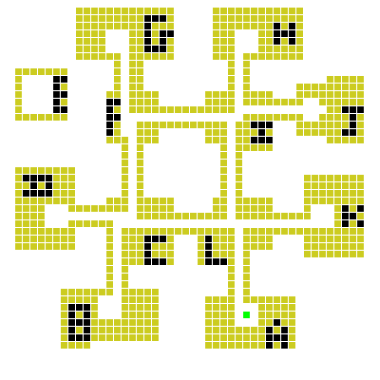
Frame 1 (no input)
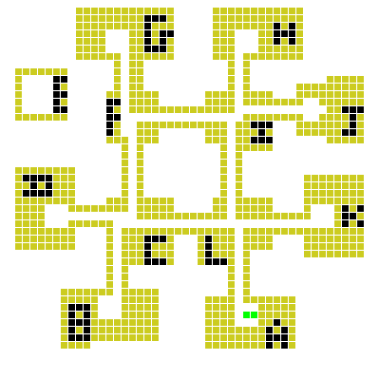
Frame 2 (the mouse pressed at the canvas centre, redrawn once)

The p5.js sketch that drew these frames (run headless with seeded random() and noise() and a simulated clock; the mouse was pressed at the canvas centre and the sketch redrawn once):

// p5.js sketch
// ── sketch.js
function removeFromArray(arr, elt) {
  for (var i = arr.length - 1; i >= 0; i--) {
    if (arr[i] == elt) {
      arr.splice(i, 1)
    }
  }
}

function heuristic(a, b) {
  var d = dist(a.i, a.j, b.i, b.j);
  // var d = abs(a.i - b.i) + abs(a.j - b.j)
  return d;
}


function getStartBlockCordinate(selectedObject) {
  start = getBlockCordinate(selectedObject.value)
  // alert(start.i) 
}

function getEndBlockCordinate(selectedObject) {
  end = getBlockCordinate(selectedObject.value)
  // alert(end.i)

}

function showDirectionClick() {
  // alert("inside")
  openSet = []
  closedSet = []
  exitDraw = false
  openSet.push(start)

  while (!exitDraw) {
    draw()
  }

  



}





function getBlockCordinate(selectedBlock) {
  switch (selectedBlock) {
    case '1':
      return grid[32][41]; // block A
      break;
    case '2':
      return grid[15][40]; // block B
      break;
    case '3':
      return grid[17][28]; // Block C
      break;
    case '4':
      return grid[7][28] // Block D
      break;
    case '5':
      alert("You can go to E block via F block or D block");
      return;                       // Block E
      break;
    case '6':
      return grid[17][17]  // Block F
      break;
    case '7':
      return grid[15][5]   // Block G
      break;
    case '8':
      return grid[32][5]   // Block H
      break;
    case '9':
      return grid[30][15]  // Block I
      break;
    case '10':
      return grid[40][14] // Block J
      break;
    case '11':
      return grid[42][28] // Block K
      break;
    case '12':
      return grid[31][30] // Block L
      break;

    default:
      break;
  }
}


var cols = 50;
var rows = 50;
var grid = new Array(cols);

var openSet = []
var closedSet = []
var start;
var end;
var w, h
var path = [];
var exitDraw = false;
// var canvas = document.getElementById('responsiveCanvas');
// var heightRatio = 1.5;
// canvas.height = canvas.width * heightRatio;


function Spot(i, j) {
  this.i = i
  this.j = j
  this.f = 0
  this.g = 0
  this.h = 0
  this.neighbors = []
  this.previous = undefined;
  this.wall = false;
  this.block = false

  // if (random(1) < 0.2) {
  //   this.wall = true
  // }

  this.show = function (col) {
    fill(col);
    if (this.wall) {
      fill(204, 204, 32)
      // fill(0)
    }
    if (this.block) {
      // fill(0, 0, 0)
      fill(0)
    }
    noStroke();
    rect(this.i * w, this.j * h, w - 1, h - 1)

  }

  this.addNeighbors = function (grid) {
    var i = this.i
    var j = this.j
    if (i < cols - 1) {
      this.neighbors.push(grid[i + 1][j])
    }
    if (i > 0) {
      this.neighbors.push(grid[i - 1][j])
    }
    if (j < rows - 1) {
      this.neighbors.push(grid[i][j + 1])
    }
    if (j > 0) {
      this.neighbors.push(grid[i][j - 1])
    }
    if (i > 0 && j > 0) {
      this.neighbors.push(grid[i - 1][j - 1])
    }
    if (i < cols - 1 && j > 0) {
      this.neighbors.push(grid[i + 1][j - 1])
    }
    if (i > 0 && j > rows - 1) {
      this.neighbors.push(grid[i - 1][j + 1])
    }
    if (i < cols - 1 && j < rows - 1) {
      this.neighbors.push(grid[i + 1][j + 1])
    }
  }
}


function setup() {

  function windowResized() {
    resizeCanvas(windowWidth, windowHeight);
  }
  windowResized()
  // alert("setup")
  createCanvas(380, 380);
  pixelDensity(1)
  console.log("A*");


  w = width / cols
  h = height / rows


  //Making a 2D array
  for (var i = 0; i < cols; i++) {
    grid[i] = new Array(rows)
  }


  for (var i = 0; i < cols; i++) {
    for (var j = 0; j < rows; j++) {
      grid[i][j] = new Spot(i, j)
    }
  }

  for (var i = 0; i < cols; i++) {
    for (var j = 0; j < rows; j++) {
      grid[i][j].addNeighbors(grid);
    }
  }



  // start = grid[0][0]
  // end = grid[cols - 1][rows - 1]
  start = grid[32][41]
  end = grid[32][41]
  start.wall = false
  end.wall = false



  // //My added work




  //Routes 
  routes = [grid[30][31],
  grid[30][32],
  grid[30][33],
  grid[30][34],
  grid[30][35],
  grid[30][36],
  grid[30][37],
  grid[30][38],
  grid[32][31],
  grid[32][32],
  grid[32][33],
  grid[32][34],
  grid[32][35],
  grid[32][36],
  grid[32][37],
  grid[32][38],
  grid[14][35],
  grid[14][36],
  grid[14][37],
  grid[15][3],

  grid[16][35],
  grid[16][36],
  grid[16][37],

  grid[13][29],
  grid[13][27],
  grid[12][29],
  grid[12][27],
  grid[11][29],
  grid[11][27],
  grid[10][29],
  grid[10][27],


  grid[18][19],
  grid[18][20],
  grid[18][21],
  grid[18][22],
  grid[18][23],
  grid[18][24],
  grid[18][25],
  grid[16][20],
  grid[16][21],
  grid[16][22],
  grid[16][23],
  grid[16][24],
  grid[16][25],

  grid[23][28],
  grid[24][28],
  grid[25][28],
  grid[26][28],
  grid[27][28],
  grid[23][30],
  grid[24][30],
  grid[25][30],
  grid[26][30],
  grid[27][30],


  grid[34][28],
  grid[35][28],
  grid[36][28],
  grid[37][28],
  grid[38][28],
  grid[39][28],
  grid[34][30],
  grid[35][30],
  grid[36][30],
  grid[37][30],
  grid[38][30],
  grid[39][30],

  grid[29][19],
  grid[29][20],
  grid[29][21],
  grid[29][22],
  grid[29][23],
  grid[29][24],
  grid[29][25],
  grid[31][19],
  grid[31][20],
  grid[31][21],
  grid[31][22],
  grid[31][23],
  grid[31][24],
  grid[31][25],



  grid[21][16],
  grid[22][16],
  grid[23][16],
  grid[24][16],
  grid[25][16],
  grid[26][16],
  grid[21][14],
  grid[22][14],
  grid[23][14],
  grid[24][14],
  grid[25][14],
  grid[26][14],
  grid[32][8],
  grid[32][9],
  grid[32][10],
  grid[32][11],
  grid[30][8],
  grid[30][9],
  grid[30][10],
  grid[30][11],



  grid[15][11],
  grid[15][10],
  grid[15][9],
  grid[15][8],
  grid[15][7],
    // grid[15][6],
    // grid[15][5],


    grid[36][13],
    grid[36][15],
    grid[37][13],
    grid[37][15],
    grid[38][13],
    grid[38][15],
    grid[39][15],

  ]

  for (let index = 0; index < routes.length; index++) {
    const element = routes[index]
    element.wall = true

  }

  // Blocks
  blocks = [grid[35][43],
  grid[35][44],
  grid[35][45],
  grid[36][42],
  grid[36][44],
  grid[37][43],
  grid[37][44],
  grid[37][45],

  grid[9][40], //
  grid[9][41], //
  grid[9][42], //
  grid[9][43], //
  grid[9][44], //
  grid[10][40], //
  grid[10][42], //
  grid[10][44], //
  grid[11][40], //
  grid[11][41], //
  grid[11][42], //
  grid[11][43], //
  grid[11][44], //

    grid[19][31], //
    grid[19][32], //
    grid[19][33], //
    grid[20][31], //
    // grid[20][33],//
    grid[19][34],//
    grid[20][34],//
    grid[21][31],//
    grid[21][34],//

    grid[3][23],
    grid[3][25],
        grid[4][23],//
    grid[4][24],//
    grid[4][25], //
    grid[5][23],//
    grid[5][25], //
        grid[6][23],//
    grid[6][24],//
    grid[6][25],//


    grid[7][10],
    grid[7][11],
    grid[7][12],
    grid[7][13],
    grid[7][14],
    grid[8][10],
    grid[8][12],
    grid[8][14],


        grid[14][13],
    grid[14][14],
    grid[14][15],
    grid[14][16],
    grid[14][17],
    grid[15][13],
    grid[15][15],


        grid[19][2],//
    grid[19][3],//
    grid[19][4],//
    grid[19][5],//
    grid[19][6], //
        grid[21][4],//
    grid[21][5],//
    grid[21][6],//
    grid[20][6],//
    grid[20][2],//
    grid[21][2],//
    grid[22][4],//


      grid[36][3],
  grid[36][4],
  grid[36][5],
  grid[37][4],
   grid[38][3],
  grid[38][4],
  grid[38][5],

    grid[33][16],//
    grid[33][18],//
        grid[34][16],//
    grid[34][17],//
    grid[34][18],//
    grid[35][16],//
    grid[35][18],//

    grid[45][14],//

    grid[45][17],//
        grid[46][14],//
    grid[46][15],//
    grid[46][16],//
    grid[46][17],//
    grid[47][14],//

        grid[45][27],//
    grid[45][28],//
    grid[45][29],//
        grid[46][28],//
    grid[47][27],//
    grid[47][29],//


        grid[27][31],//
    grid[27][32],//
    grid[27][33],//
    grid[27][34],//
    grid[28][34],//
    grid[29][34],//


  ]

  for (let index = 0; index < blocks.length; index++) {
    const element = blocks[index]
    element.block = true

  }

  //Block A
  blocka = [ //grid[31][39],
    // grid[31][40],
    // grid[31][41],
    // grid[31][42],
    grid[31][43],
    grid[31][44],
    grid[31][45],

    grid[30][39],
    grid[30][40],
    grid[30][41],
    grid[30][42],
    grid[30][43],
    grid[30][44],
    grid[30][45],
    grid[29][39],
    grid[29][40],
    grid[29][41],
    grid[29][42],
    grid[29][43],
    grid[29][44],
    grid[29][45],
    grid[28][39],
    grid[28][40],
    grid[28][41],
    grid[28][42],
    grid[28][43],
    grid[28][44],
    grid[28][45],
    grid[27][39],
    grid[27][40],
    grid[27][41],
    grid[27][42],
    grid[27][43],
    grid[27][44],
    grid[27][45],
    grid[32][39],
    // grid[32][40],
    // grid[32][41],
    // grid[32][42],
    grid[32][43],
    grid[32][44],
    grid[32][45],


    grid[33][39],
    // grid[33][41],
    grid[33][43],
    grid[33][44],
    grid[33][45],
    grid[33][44],
    grid[33][45],

    grid[34][39],
    grid[34][40],
    grid[34][41],
    grid[34][42],
    grid[34][43],
    grid[34][44],
    grid[34][45],

    grid[35][39],
    grid[35][40],
    grid[35][41],
    grid[35][42],
    // grid[35][43],
    // grid[35][44],
    // grid[35][45],

    grid[36][39],
    grid[36][40],
    grid[36][41],
    // grid[36][42],
    grid[36][43],
    // grid[36][44],
    grid[36][45],

    grid[37][39],
    grid[37][40],
    grid[37][41],
    grid[37][42],
    // grid[37][43],
    // grid[37][44],
    // grid[37][45],

    grid[38][39],
    grid[38][40],
    grid[38][41],
    grid[38][42],
    grid[38][43],
    grid[38][44],
    grid[38][45],

  ]
  for (let index = 0; index < blocka.length; index++) {
    const element = blocka[index]
    element.wall = true

  }

  // Block B
  blockb = [
    grid[8][38],
    grid[8][39],
    grid[8][40],
    grid[8][41],
    grid[8][42],
    grid[8][43],
    grid[8][44],
    grid[8][45],

    grid[9][38],
    grid[9][39],
    // grid[9][40], //
    // grid[9][41], //
    // grid[9][42], //
    // grid[9][43], //
    // grid[9][44], //
    grid[9][45],

    grid[10][38],
    grid[10][39],
    // grid[10][40], //
    grid[10][41],
    // grid[10][42], //
    grid[10][43],
    // grid[10][44], //
    grid[10][45],

    grid[11][38],
    grid[11][39],
    // grid[11][40], //
    // grid[11][41], //
    // grid[11][42], //
    // grid[11][43], //
    // grid[11][44], //
    grid[11][45],

    grid[12][38],
    grid[12][39],
    grid[12][40],
    grid[12][41],
    grid[12][42],
    grid[12][43],
    grid[12][44],

    grid[13][38],
    // grid[13][39],
    // grid[13][40],
    // grid[13][41],
    grid[13][42],
    grid[13][43],
    grid[13][44],

    grid[14][38],
    // grid[14][39],
    // grid[14][40],
    // grid[14][41],
    grid[14][42],
    grid[14][43],
    grid[14][44],

    // grid[15][38],
    // grid[15][39],
    // grid[15][40],
    // grid[15][41],
    grid[15][42],
    grid[15][43],
    grid[15][44],

    grid[16][38],
    grid[16][39],
    grid[16][40],
    grid[16][41],
    grid[16][42],
    grid[16][43],
    grid[16][44],

    grid[17][38],
    grid[17][39],
    grid[17][40],
    grid[17][41],
    grid[17][42],
    grid[17][43],
    grid[17][44],

    grid[18][38],
    grid[18][39],
    grid[18][40],
    grid[18][41],
    grid[18][42],
    grid[18][43],
    grid[18][44],

    grid[19][38],
    grid[19][39],
    grid[19][40],
    grid[19][41],
    grid[19][42],
    grid[19][43],
    grid[19][44],

    grid[20][38],
    grid[20][39],
    grid[20][40],
    grid[20][41],
    grid[20][42],
    grid[20][43],
    grid[20][44],
  ]
  for (let index = 0; index < blockb.length; index++) {
    const element = blockb[index]
    element.wall = true

  }

  // Block C 
  blockc = [

    grid[14][26],
    grid[14][27],
    // grid[14][28],
    grid[14][29],
    grid[14][30],
    grid[14][31],
    grid[14][32],
    grid[14][33],
    grid[14][34],


    grid[15][26],
    grid[15][27],
    // grid[15][28],
    // grid[15][29],
    // grid[15][30],
    // grid[15][31],
    // grid[15][32],
    // grid[15][33],
    // grid[15][34],

    grid[16][26],
    grid[16][27],
    // grid[16][28],
    // grid[16][29],
    grid[16][30],
    grid[16][31],
    grid[16][32],
    grid[16][33],
    grid[16][34],


    // grid[17][26],
    // grid[17][27],
    // grid[17][28],
    // grid[17][29],
    grid[17][30],
    grid[17][31],
    grid[17][32],
    grid[17][33],
    grid[17][34],

    grid[18][26],
    grid[18][27],
    grid[18][28],
    // grid[18][29],
    grid[18][30],
    grid[18][31],
    grid[18][32],
    grid[18][33],
    grid[18][34],

    grid[19][26],
    grid[19][27],
    grid[19][28],
    // grid[19][29],
    grid[19][30],
    // grid[19][31], //
    // grid[19][32], //
    // grid[19][33], //
    grid[19][34],

    grid[20][26],
    grid[20][27],
    grid[20][28],
    // grid[20][29],
    grid[20][30],
    // grid[20][31], 
    grid[20][32],
    grid[20][33], //
    grid[20][34],

    grid[21][26],
    grid[21][27],
    grid[21][28],
    // grid[21][29], //
    grid[21][30],
    grid[21][31], //
    grid[21][32],
    grid[21][33],
    grid[21][34],

    grid[22][26],
    grid[22][27],
    grid[22][28],
    // grid[22][29],
    grid[22][30],
    grid[22][31],
    grid[22][32],
    grid[22][33],
    grid[22][34],


  ]

  for (let index = 0; index < blockc.length; index++) {
    const element = blockc[index]
    element.wall = true

  }

  // Block D
  blockd = [
    // grid[2][21],
    grid[2][22],
    grid[2][23],
    grid[2][24],
    grid[2][25],
    grid[2][26],
    grid[2][27],
    grid[2][28],
    grid[2][29],
    grid[2][30],
    grid[2][31],
    grid[2][32],
    // grid[5][21],
    grid[5][22],
    // grid[5][23],//
    grid[5][24],
    // grid[5][25], //
    grid[5][26],
    grid[5][27],
    grid[5][28],
    grid[5][29],
    grid[5][30],
    grid[5][31],
    grid[5][32],

    // grid[4][21],
    grid[4][22],
    // grid[4][23],//
    // grid[4][24],//
    // grid[4][25], //
    grid[4][26],
    grid[4][27],
    grid[4][28],
    grid[4][29],
    grid[4][30],
    grid[4][31],
    grid[4][32],

    // grid[3][21],
    grid[3][22],
    grid[3][23],
    grid[3][24],
    grid[3][25],
    grid[3][26],
    grid[3][27],
    grid[3][28],
    grid[3][29],
    grid[3][30],
    grid[3][31],
    grid[3][32],

    // grid[6][21],
    grid[6][22],
    // grid[6][23],//
    // grid[6][24],//
    // grid[6][25],//
    grid[6][26],
    // grid[6][27],
    // grid[6][28],
    // grid[6][29],
    grid[6][30],
    grid[6][31],
    grid[6][32],

    // grid[7][21],
    grid[7][22],
    grid[7][23],
    grid[7][24],
    grid[7][25],
    grid[7][26],
    // grid[7][27],
    // grid[7][28],
    // grid[7][29],
    grid[7][30],
    grid[7][31],
    grid[7][32],

    // grid[8][21],
    grid[8][22],
    grid[8][23],
    grid[8][24],
    grid[8][25],
    grid[8][26],
    // grid[8][27],
    // grid[8][28],
    // grid[8][29],
    grid[8][30],
    grid[8][31],
    grid[8][32],

    // grid[9][21],
    grid[9][22],
    grid[9][23],
    grid[9][24],
    grid[9][25],
    grid[9][26],
    grid[9][27],
    // grid[9][28],
    grid[9][29],
    grid[9][30],
    grid[9][31],
    grid[9][32],


  ]
  for (let index = 0; index < blockd.length; index++) {
    const element = blockd[index]
    element.wall = true

  }

  // Block E
  blocke = [
    grid[2][9],
    grid[2][10],
    grid[2][11],
    grid[2][12],
    grid[2][13],
    grid[2][14],
    grid[2][15],

    grid[3][9],
    // grid[3][10],
    // grid[3][11],
    // grid[3][12],
    // grid[3][13],
    // grid[3][14],
    grid[3][15],

    grid[4][9],
    // grid[4][10],
    // grid[4][11],
    // grid[4][12],
    // grid[4][13],
    // grid[4][14],
    grid[4][15],

    grid[5][9],
    // grid[5][10],
    // grid[5][11],
    // grid[5][12],
    // grid[5][13],
    // grid[5][14],
    grid[5][15],

    grid[6][9],
    // grid[6][10],
    // grid[6][11],
    // grid[6][12],
    // grid[6][13],
    // grid[6][14],
    grid[6][15],

    grid[7][9],
    // grid[7][10],
    // grid[7][11],
    // grid[7][12],
    // grid[7][13],
    // grid[7][14],
    grid[7][15],

    grid[8][9],
    grid[8][10],
    grid[8][11],
    grid[8][12],
    grid[8][13],
    grid[8][14],
    grid[8][15],

  ]
  for (let index = 0; index < blocke.length; index++) {
    const element = blocke[index]
    element.wall = true

  }

  // Block F
  blockf = [
    grid[20][12],
    grid[20][13],
    grid[20][14],
    // grid[20][15],
    grid[20][16],
    grid[20][17],
    grid[20][18],


    grid[19][12],
    grid[19][13],
    grid[19][14],
    // grid[19][15],
    grid[19][16],
    grid[19][17],
    grid[19][18],

    grid[18][12],
    grid[18][13],
    grid[18][14],
    // grid[18][15],
    grid[18][16],
    grid[18][17],
    grid[18][18],

    grid[17][12],
    grid[17][13],
    grid[17][14],
    // grid[17][15],
    // grid[17][16],
    // grid[17][17],
    // grid[17][18],


    grid[16][18],
    grid[16][19],


    grid[15][12],
    grid[15][13],
    grid[15][14],
    grid[15][15],
    grid[15][16],
    grid[15][17],
    grid[15][18],

    grid[14][12],
    // grid[14][13],
    // grid[14][14],
    // grid[14][15],
    // grid[14][16],
    // grid[14][17],
    grid[14][18],

    grid[17][11],
    grid[17][10],
    grid[17][9],
    grid[17][8],
    grid[17][7],
    grid[17][6],
    grid[17][5],

    grid[18][11],
    grid[18][10],
    grid[18][9],
    grid[18][8],
    grid[18][7],
    grid[18][6],
    grid[18][5],

  ]


  for (let index = 0; index < blockf.length; index++) {
    const element = blockf[index]
    element.wall = true

  }

  // Block G
  blockg = [

    grid[10][1],
    grid[10][2],
    grid[10][3],
    grid[10][4],
    grid[10][5],
    grid[10][6],
    grid[10][7],

    grid[11][1],
    grid[11][2],
    grid[11][3],
    grid[11][4],
    grid[11][5],
    grid[11][6],
    grid[11][7],

    grid[12][1],
    grid[12][2],
    grid[12][3],
    grid[12][4],
    grid[12][5],
    grid[12][6],
    grid[12][7],

    grid[13][1],
    grid[13][2],
    grid[13][3],
    grid[13][4],
    grid[13][5],
    grid[13][6],
    grid[13][7],

    grid[14][1],
    grid[14][2],
    grid[14][3],
    // grid[14][4],
    // grid[14][5],
    // grid[14][6],
    grid[14][7],

    grid[15][1],
    grid[15][2],
    grid[15][3],
    // grid[15][4],
    // grid[15][5],
    // grid[15][6],
    grid[15][7],

    grid[16][1],
    grid[16][2],
    grid[16][3],
    // grid[16][4],
    // grid[16][5],
    // grid[16][6],
    // grid[16][7],

    grid[17][1],
    grid[17][2],
    grid[17][3],
    grid[17][4],
    grid[17][5],
    grid[17][6],
    grid[17][7],

    grid[18][1],
    grid[18][2],
    grid[18][3],
    grid[18][4],
    grid[18][5],
    grid[18][6],
    grid[18][7],

    grid[19][1],
    // grid[19][2],//
    // grid[19][3],//
    // grid[19][4],//
    // grid[19][5],//
    // grid[19][6], //
    grid[19][7],

    grid[20][1],
    // grid[20][2], //
    grid[20][3],
    grid[20][4],
    grid[20][5],
    // grid[20][6], //
    grid[20][7],

    grid[21][1],
    // grid[21][2],//
    grid[21][3],
    // grid[21][4],//
    // grid[21][5],//
    // grid[21][6],//
    grid[21][7],

    grid[22][1],
    grid[22][2],
    grid[22][3],
    // grid[22][4],//
    grid[22][5],
    grid[22][6],
    grid[22][7],
  ]
  for (let index = 0; index < blockg.length; index++) {
    const element = blockg[index]
    element.wall = true

  }

  // Block H
  blockh = [grid[30][1],
  grid[30][2],
  grid[30][3],
  grid[30][4],
  grid[30][5],
  grid[30][6],
  grid[30][7],

  grid[31][1],
  grid[31][2],
  grid[31][3],
  // grid[31][4],
  // grid[31][5],
  // grid[31][6],
  // grid[31][7],

  grid[32][1],
  grid[32][2],
  grid[32][3],
  // grid[32][4],
  // grid[32][5],
  // grid[32][6],
  grid[32][7],

  grid[33][1],
  grid[33][2],
  grid[33][3],
  // grid[33][4],
  // grid[33][5],
  // grid[33][6],
  grid[33][7],

  grid[34][1],
  grid[34][2],
  grid[34][3],
  grid[34][4],
  grid[34][5],
  grid[34][6],
  grid[34][7],

  grid[35][1],
  grid[35][2],
  grid[35][3],
  grid[35][4],
  grid[35][5],
  grid[35][6],
  grid[35][7],

  grid[36][1],
  grid[36][2],
  // grid[36][3],
  // grid[36][4],
  // grid[36][5],
  grid[36][6],
  grid[36][7],

  grid[37][1],
  grid[37][2],
  grid[37][3],
  // grid[37][4],
  grid[37][5],
  grid[37][6],
  grid[37][7],

  grid[38][1],
  grid[38][2],
  // grid[38][3],
  // grid[38][4],
  // grid[38][5],
  grid[38][6],
  grid[38][7],

  grid[39][1],
  grid[39][2],
  grid[39][3],
  grid[39][4],
  grid[39][5],
  grid[39][6],
  grid[39][7],

  grid[29][1],
  grid[29][2],
  grid[29][3],
  grid[29][4],
  grid[29][5],
  grid[29][6],
  grid[29][7],

  grid[28][1],
  grid[28][2],
  grid[28][3],
  grid[28][4],
  grid[28][5],
  grid[28][6],
  grid[28][7],
  ]

  for (let index = 0; index < blockh.length; index++) {
    const element = blockh[index]
    element.wall = true

  }


  // Block I
  blocki = [
    grid[30][12],
    grid[30][13],
    grid[30][14],
    // grid[30][15],
    // grid[30][16],
    // grid[30][17],
    // grid[30][18],


    grid[29][12],
    grid[29][13],
    grid[29][14],
    // grid[29][15],
    grid[29][17],
    grid[29][18],
    grid[29][16],

    grid[28][12],
    grid[28][13],
    grid[28][14],
    // grid[28][15],
    grid[28][16],
    grid[28][17],
    grid[28][18],

    grid[27][12],
    grid[27][13],
    grid[27][14],
    // grid[27][15],
    grid[27][16],
    grid[27][17],
    grid[27][18],



    // grid[31][12],
    // grid[31][13],
    // grid[31][14],
    // grid[31][15],
    grid[31][16],
    grid[31][17],
    grid[31][18],

    grid[32][12],
    grid[32][13],
    // grid[32][14],
    grid[32][15],
    grid[32][16],
    grid[32][17],
    grid[32][18],
    grid[32][19],

    grid[33][12],
    grid[33][13],
    // grid[33][14],
    grid[33][15],
    // grid[33][16],//
    grid[33][17],
    // grid[33][18],//
    grid[33][19],

    grid[34][12],
    grid[34][13],
    // grid[34][14],
    grid[34][15],
    // grid[34][16],//
    // grid[34][17],//
    // grid[34][18],//
    grid[34][19],

    grid[35][12],
    grid[35][13],
    // grid[35][14],
    grid[35][15],
    // grid[35][16],//
    grid[35][17],
    // grid[35][18],//
    grid[35][19],

  ]

  for (let index = 0; index < blocki.length; index++) {
    const element = blocki[index]
    element.wall = true

  }





  // Block J
  blockj = [
    grid[39][11],
    grid[39][12],
    grid[39][13],
    // grid[39][14],
    // grid[39][15],
    grid[39][16],
    grid[39][17],

    grid[40][11],
    grid[40][12],
    // grid[40][13],
    // grid[40][14],//
    // grid[40][15],//
    grid[40][16],
    grid[40][17],

    grid[41][11],
    grid[41][12],
    // grid[41][13],
    // grid[41][14],//
    // grid[41][15],//
    grid[41][16],
    grid[41][17],

    grid[42][11],
    grid[42][12],
    grid[42][13],
    // grid[42][14],
    grid[42][15],
    grid[42][16],
    grid[42][17],
    grid[42][17],

    grid[43][10],
    grid[43][11],
    grid[43][12],
    grid[43][13],
    grid[43][14],
    grid[43][15],
    grid[43][16],
    grid[43][17],
    grid[43][18],

    grid[44][10],
    grid[44][11],
    grid[44][12],
    grid[44][13],
    grid[44][14],
    grid[44][15],
    grid[44][16],
    grid[44][17],
    grid[44][18],

    grid[45][10],
    grid[45][11],
    grid[45][12],
    grid[45][13],
    // grid[45][14],//
    grid[45][15],
    grid[45][16],
    // grid[45][17],//
    grid[45][18],

    grid[46][10],
    grid[46][11],
    grid[46][12],
    grid[46][13],
    // grid[46][14],//
    // grid[46][15],//
    // grid[46][16],//
    // grid[46][17],//
    grid[46][18],

    grid[47][10],
    grid[47][11],
    grid[47][12],
    grid[47][13],
    // grid[47][14],//
    grid[47][15],
    grid[47][16],
    grid[47][17],
    grid[47][18],
  ]
  for (let index = 0; index < blockj.length; index++) {
    const element = blockj[index]
    element.wall = true

  }

  // Block K
  blockk = [
    // grid[40][22],
    grid[40][23],
    grid[40][24],
    grid[40][25],
    grid[40][26],
    grid[40][27],
    grid[40][28],
    // grid[40][29],
    grid[40][30],
    grid[40][31],
    grid[40][32],
    grid[40][33],

    // grid[41][22],
    grid[41][23],
    grid[41][24],
    grid[41][25],
    grid[41][26],
    // grid[41][27],
    // grid[41][28],
    // grid[41][29],
    grid[41][30],
    grid[41][31],
    grid[41][32],
    grid[41][33],

    // grid[42][22],
    grid[42][23],
    grid[42][24],
    grid[42][25],
    grid[42][26],
    // grid[42][27],
    // grid[42][28],
    // grid[42][29],
    grid[42][30],
    grid[42][31],
    grid[42][32],
    grid[42][33],

    // grid[43][22],
    grid[43][23],
    grid[43][24],
    grid[43][25],
    grid[43][26],
    // grid[43][27],
    // grid[43][28],
    // grid[43][29],
    grid[43][30],
    grid[43][31],
    grid[43][32],
    grid[43][33],

    // grid[44][22],
    grid[44][23],
    grid[44][24],
    grid[44][25],
    grid[44][26],
    grid[44][27],
    grid[44][28],
    grid[44][29],
    grid[44][30],
    grid[44][31],
    grid[44][32],
    grid[44][33],

    // grid[45][22],
    grid[45][23],
    grid[45][24],
    grid[45][25],
    grid[45][26],
    // grid[45][27],//
    // grid[45][28],//
    // grid[45][29],//
    grid[45][30],
    grid[45][31],
    grid[45][32],
    grid[45][33],

    // grid[46][22],
    grid[46][23],
    grid[46][24],
    grid[46][25],
    grid[46][26],
    grid[46][27],
    // grid[46][28],//
    grid[46][29],
    grid[46][30],
    grid[46][31],
    grid[46][32],
    grid[46][33],

    // grid[47][22],
    grid[47][23],
    grid[47][24],
    grid[47][25],
    grid[47][26],
    // grid[47][27],//
    grid[47][28],
    // grid[47][29],//
    grid[47][30],
    grid[47][31],
    grid[47][32],
    grid[47][33],
  ]

  for (let index = 0; index < blockk.length; index++) {
    const element = blockk[index]
    element.wall = true

  }


  // Block L
  blockl = [
    // grid[26][26],
    // grid[26][27],
    // grid[26][28],
    // grid[26][29],
    grid[26][30],
    grid[26][31],
    grid[26][32],
    grid[26][33],
    grid[26][34],

    // grid[27][26],
    // grid[27][27],
    // grid[27][28],
    // grid[27][29],
    grid[27][30],
    // grid[27][31],//
    // grid[27][32],//
    // grid[27][33],//
    // grid[27][34],//

    grid[28][26],
    grid[28][27],
    grid[28][28],
    // grid[28][29],
    grid[28][30],
    grid[28][31],
    grid[28][32],
    grid[28][33],
    // grid[28][34],//

    grid[29][26],
    grid[29][27],
    grid[29][28],
    // grid[29][29],
    grid[29][30],
    grid[29][31],
    grid[29][32],
    grid[29][33],
    // grid[29][34],//

    // grid[30][26],
    // grid[30][27],
    // grid[30][28],
    // grid[30][29],
    grid[30][30],
    grid[30][31],
    grid[30][32],

    grid[31][26],
    grid[31][27],
    grid[31][28],
    // grid[31][29],
    // grid[31][30],
    // grid[31][31],
    // grid[31][32],

    grid[32][26],
    grid[32][27],
    grid[32][28],
    // grid[32][29],
    grid[32][30],
    grid[32][31],
    grid[32][32],

    grid[33][26],
    grid[33][27],
    grid[33][28],
    // grid[33][29],
    grid[33][30],
    grid[33][31],
    grid[33][32],

    grid[34][26],
    grid[34][27],
    grid[34][28],
    // grid[34][29],
    grid[34][30],
    grid[34][31],
    grid[34][32],

    grid[35][26],
    grid[35][27],
    grid[35][28],
    // grid[35][29],
    grid[35][30],
    grid[35][31],
    grid[35][32],



  ]

  for (let index = 0; index < blockl.length; index++) {
    const element = blockl[index]
    element.wall = true

  }







  openSet.push(start);


  console.log(grid);


}

function draw() {
  // alert("draw")

  if (openSet.length > 0) {

    var winner = 0
    for (var i = 0; i < openSet.length; i++) {
      if (openSet[i].f < openSet[winner].f) {
        winner = i;
      }
    }

    var current = openSet[winner]

    if (current === end) {

      noLoop()
      exitDraw = true
      console.log("Done")
    }

    removeFromArray(openSet, current)

    closedSet.push(current)

    var neighbors = current.neighbors;
    for (var i = 0; i < neighbors.length; i++) {
      var neighbor = neighbors[i];

      if (!closedSet.includes(neighbor) && !neighbor.wall) {
        var tempG = current.g + 1;

        var newPath = false
        if (openSet.includes(neighbor)) {
          if (tempG < neighbor.g) {
            neighbor.g = tempG;
            newPath = true
          }
        } else {
          neighbor.g = tempG;
          newPath = true
          openSet.push(neighbor);
        }

        if (newPath) {
          neighbor.h = heuristic(neighbor, end);
          neighbor.f = neighbor.g + neighbor.h
          neighbor.previous = current;
        }



      }
      // neighbor.g = current.g+1
    }


    //We can keep going
  } else {
    console.log("No solution");
    // alert("No solution")
    noLoop()
    return;
    //no solution
  }


  // background(0)
  background(255)


  for (var i = 0; i < cols; i++) {
    for (var j = 0; j < rows; j++)
      grid[i][j].show(color(255, 255, 255))
  }


  for (var i = 0; i < closedSet.length; i++) {
    closedSet[i].show(color(255, 255, 255))
  }

  for (var i = 0; i < openSet.length; i++) {
    openSet[i].show(color(255, 255, 255))
  }



  //Find the path
  path = []
  var temp = current;
  path.push(temp)
  while (temp.previous) {
    path.push(temp.previous)
    temp = temp.previous;
  }


  for (var i = 0; i < path.length; i++) {
    path[i].show(color(0, 255, 0))
  }
}
